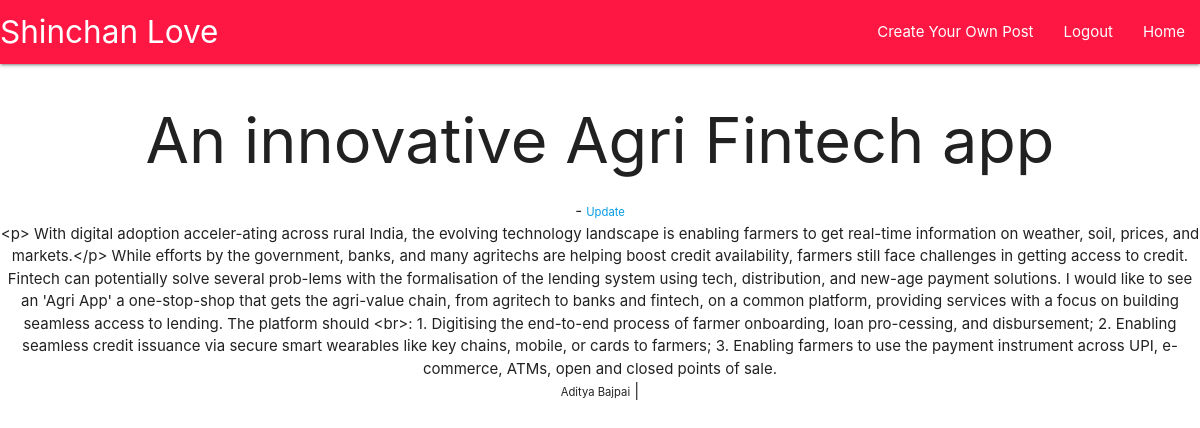
Page /article/9 (signed in) on the committed database.
### main/models.py (models this page shows, shortened)
class Post(models.Model):
    title = models.CharField(max_length=200 , null= False)
    author = models.ForeignKey(User , on_delete=models.CASCADE , default="Author Unkown" , null=True)
    body = models.TextField()

### main/views.py (the view)
# urls.py: path('article/<int:pk>' , Detail.as_view() , name='article'),
class Detail(DetailView):
    model = Post
    template_name = "detail.html"

### templates/detail.html (shortened to what this page needs)
{% extends 'main.html'%}
{% block content %}
<div class="detail">
    {% if user.is_authenticated %}
    <h1>{{post.title}}</h1> - <a href="{%url 'update' post.pk%}"><small>Update</small></a> <br>
    {{post.body}} <br>
    <small>{{post.author.first_name}} {{post.author.last_name}}</small>     |       {{post.pub_date}}
    {% else %}
    <h1>{{post.title}}</h1><br>
    {{post.body|safe}} <br>
    <small>{{post.author.first_name}} {{post.author.last_name}}</small>     |       {{post.pub_date}}
    {% endif %}
</div>
{%endblock%}

### templates/main.html (style rules this page uses)
h1 { text-align: center; }

### templates/detail.html (style rules this page uses)
.detail { text-align: center; }

### rows in the picture
Post: title "An innovative Agri Fintech app", body "<p> With digital adoption acceler-ating across rural India, the evolving technology landscape is enabling farmers to get real-time information on weather, soil, prices, and markets.</p> While efforts by the government, banks, and many agritechs are helping boost credit availability, farmers still face challenges in getting access to credit. Fintech can potentially solve several prob-lems with the formalisation of the lending system using tech, distribution, and new-age payment solutions. I would like to see an 'Agri App' a one-stop-shop that gets the agri-value chain, from agritech to banks and fintech, on a common platform, providing services with a focus on building seamless access to…", author.first_name "Aditya", author.last_name "Bajpai"
